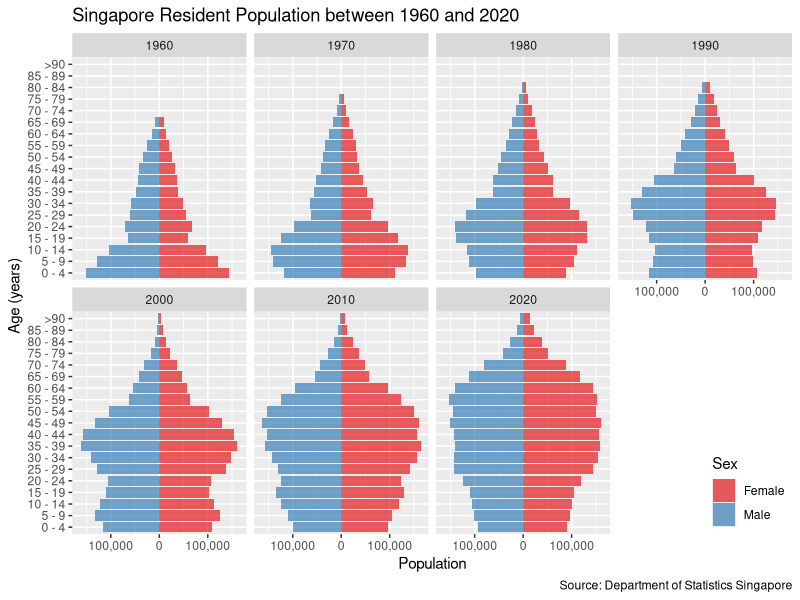

Write the R code that produced this figure.
## ---- chunk 1
library(tidyverse)
## ---- chunk 2
raw <- readxl::read_xlsx("outputFile.xlsx", sheet = "T4", skip = 10) # read the data from the excel file, skip the first 10 rows as they are not relevant to our analysis
## ---- chunk 3
df <- raw |>
  select('Data Series', ends_with("0")) |> # select the columns that are relevant to our analysis, which includes the 'Data Series' column and any columns that end with "0" (which represent the population data for different years)
  slice(c(27:44, 50, 52:69, 75)) |> # select the rows that are relevant to our analysis, which include the age groups and the total population
  mutate(
    sex = if_else(row_number() <= n() / 2, "Male", "Female") 
  ) |> # create a new column to store gender information, where the first half of the rows are males and the second half are females according to data
  rename(age = 'Data Series') # rename the 'Data Series' column to 'age' for better clarity
  # mutate(age = parse_number(age))  # Not used as the final y-axis should be character string
## ---- chunk 4
df <- df |> mutate(
  age = case_when(
    age == "90 Years & Over" ~ ">90", # replace "90 Years & Over" with ">90", making it consistent with the targeted visualization
    TRUE ~ str_replace(age, " Years", "") # replace " Years" with an empty string, making it consistent with the targeted visualization
    )) |>
  mutate(age = fct_inorder(age)) # keep the order as is. Other wise 0 - 4 will be followed by 10 - 14, not 5 - 9
## ---- chunk 5
# There are many alternative ways to cast the four columns into numeric
# It is worth noting that up till now the NA values are filled with character "na" in the data frame
# However, when you convert the columns into numeric, the "na" will be converted into NA (missing value) in R
df$`1990` = as.numeric(df$`1990`)
df$`1980` = as.numeric(df$`1980`)
df$`1970` = as.numeric(df$`1970`)
df$`1960` = as.numeric(df$`1960`)
## ---- chunk 6
# If you run this chunk more than one time, error will occur as `df` is overwritten
df <- pivot_longer(df, 
    cols = c(2:8), #`2020`:`1960`, -c(age, sex)
    names_to = "year",
    values_to = "pop"
  ) 
## ---- chunk 7
df_ready <- select(df, year, age, sex, pop) # select the relevant columns for our task
## ---- chunk 8
df_ready |> 
  drop_na() |> # remove NA values to suppress warning
  ggplot(aes(
    if_else(sex == "Male", -pop, pop), # trick to plot "negative" bars
    age, 
    fill = sex
  )) +
  geom_col(alpha = 0.7) + # slightly reduce saturation
  facet_wrap(vars(year), nrow = 2) + # facet the plot by year, with 2 rows
  scale_fill_brewer(palette = "Set1") + # match the color scheme of the target visualization
  scale_x_continuous(breaks = c(-100000, 0, 100000), labels = c("100,000", "0", "100,000")) + # trick to label x-axis
  theme(legend.position = c(1, 0), legend.justification = c(1, 0)) + # match the legend position
  labs(
    x = "Population",
    y = "Age (years)",
    fill = "Sex",
    title = "Singapore Resident Population between 1960 and 2020",
    caption = "Source: Department of Statistics Singapore",
    ) # match the labels and title of the target visualization
